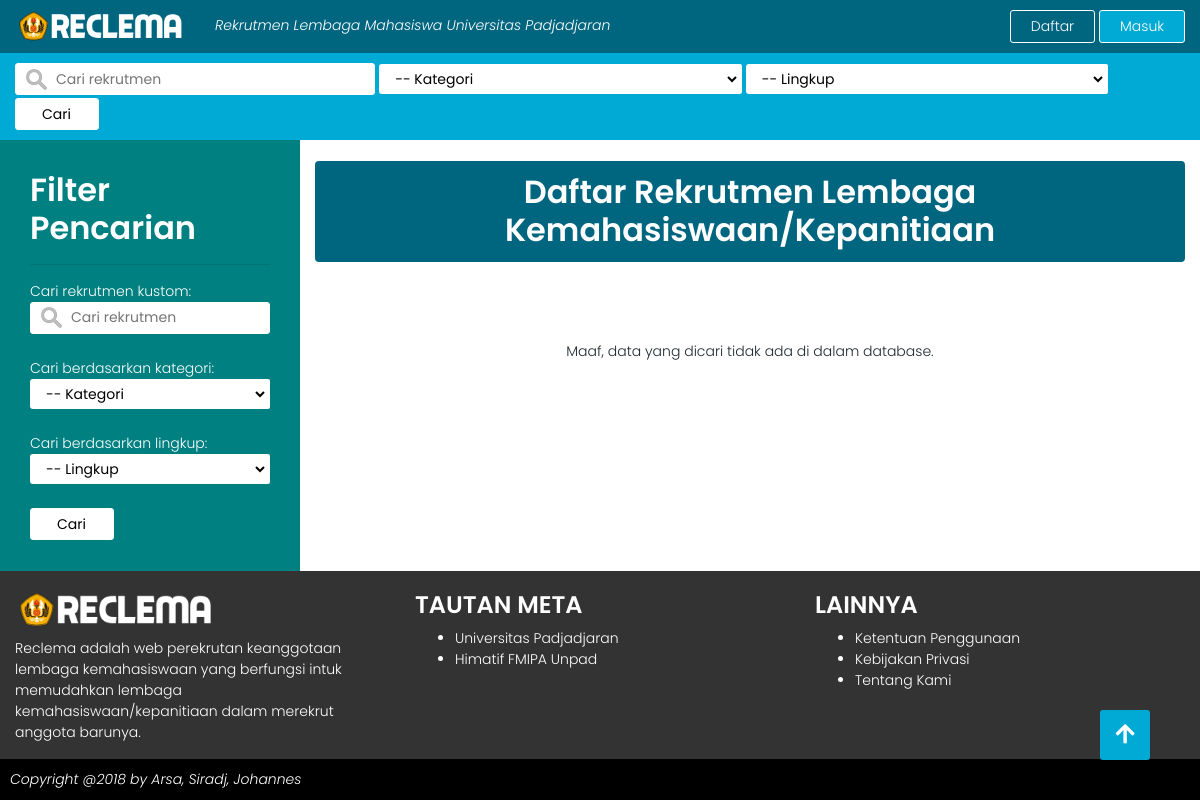
The app's page /reclema/index.php/pencarian, older data.
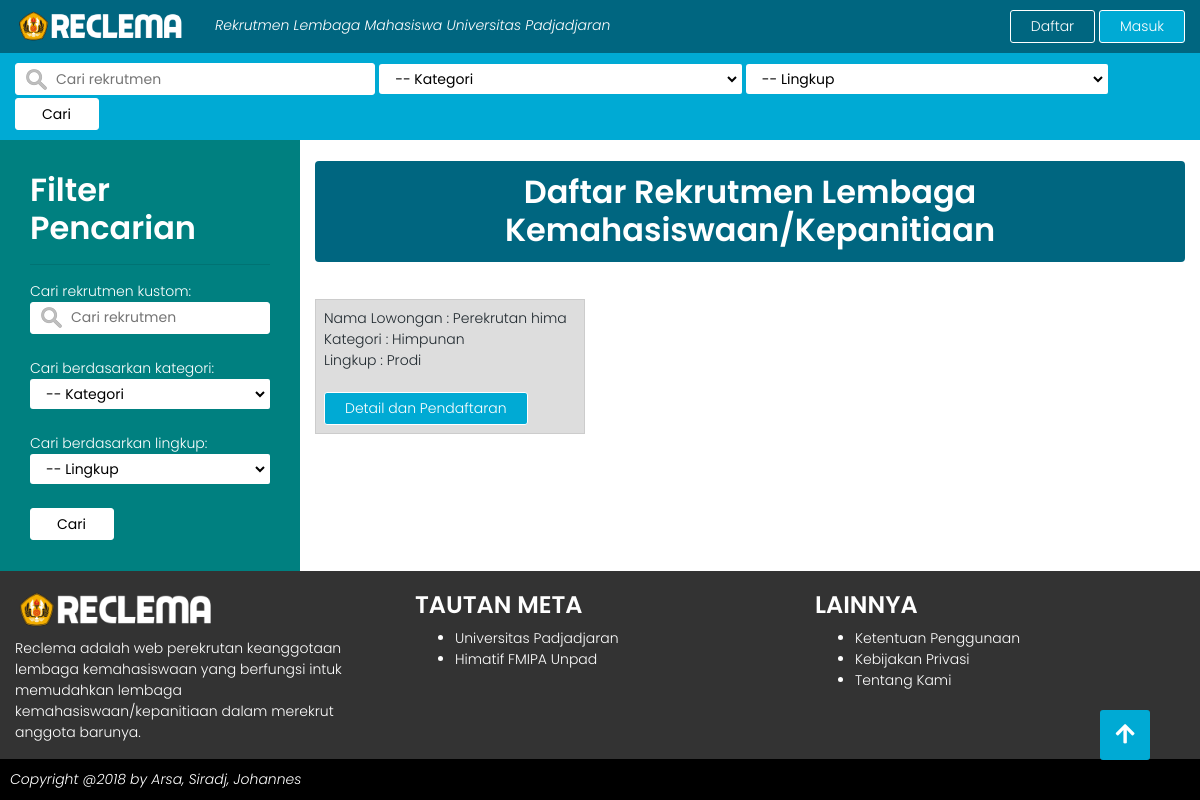
The same page, newer data.
### tables this page shows
CREATE TABLE `lowongan` (
  `id_lowongan` int(11) NOT NULL,
  `nama_lowongan` varchar(50) NOT NULL,
  `kategori_lowongan` char(20) NOT NULL,
  `lingkup_lowongan` char(20) NOT NULL,
  `prodi_lowongan` varchar(50) NOT NULL,
  `fakultas_lowongan` varchar(50) NOT NULL,
  `deskripsi_lowongan` text NOT NULL,
  `kontak_lowongan` varchar(100) NOT NULL,
  `username_lembaga` varchar(50) NOT NULL
);

### reclema/application/controllers/Pencarian.php (called while the page is built, shortened)
<?php
class Pencarian extends CI_Controller{
	function __construct(){
		$this->load->helper(array("html","form","url","text"));
		$this->load->model("Pencarian_model");
	}
	public function index(){
		$this->page();
	}
	function page($p=0){
		$data=[];
		$data['action_pencarian'] = base_url('index.php/pencarian/kustom');
		$data['logout_url'] = base_url('index.php/masuk/logout');
		$jppage=9;
		$this->load->library('pagination');
		$config['base_url'] = site_url().'/pencarian/page/';
		$config['total_rows'] = $this->Pencarian_model->getjrecord();
		$config['per_page'] = $jppage;
		$this->pagination->initialize($config);
		$data["dataketemu"]= $config['total_rows'];
		$data["pagination"]=$this->pagination->create_links();
		$data["hslquery"]=$this->Pencarian_model->caridata($p,$jppage);
		$data["judulapp"]="Baca Tabel Dengan Pagination ";
		$this->load->view("pencarian",$data);
	}
}

### reclema/index.php (called while the page is built, shortened)
<?php
require_once BASEPATH.'core/CodeIgniter.php';

### reclema/application/models/Pencarian_model.php (called while the page is built, shortened)
<?php
class Pencarian_model extends CI_Model{
	function caridata($p=0,$jppage=2){
		$sqlstr="select * from lowongan";
		$sqlstr.=" ORDER BY id_lowongan DESC limit $p, $jppage ";
		$hslquery=$this->db->query($sqlstr);
		return $hslquery;
	}
}
?>

### reclema/application/views/pencarian.php (the view, shortened to what this page needs)
<?php
include "part/html_first.php";
include "part/header.php";
include "part/function_header.php";
?>
<div class="container-fluid">
	<div class="row">
		<div class="col-sm-3" style="background: #008080; color: white">
			<?php
				include "part/function_sidebar.php";
			?>
		</div>
		<div class="col-sm-9">
			<br><h2 align="center" class='judul'>Daftar Rekrutmen Lembaga Kemahasiswaan/Kepanitiaan</h2><br>
					<center>
					<?php
					if ($dataketemu==0){
						echo "<br><br><p>Maaf, data yang dicari tidak ada di dalam database.</p><br><br>";
					}
					?>
					<center/>
				<div class="row">
					<?php
					foreach($hslquery->result() as $row){
						echo "<div class='col-sm-4'><tr>";
						echo "<table style='width:100%;'><td>";
						echo "Nama Lowongan : ".$row->nama_lowongan;
						echo br();
						echo "Kategori : ".$row->kategori_lowongan;
						echo br();
						echo "Lingkup : ".$row->lingkup_lowongan;
						echo br();
						$id_lowongan=$row->id_lowongan;
						echo "<br><a class='tombol tombolwarna2' href='".site_url()."/detail_lowongan?id_lowongan=".$id_lowongan."'>Detail dan Pendaftaran</a>";
						echo "</td>";
						echo "</tr></table><br></div>";
					}
					?>
				</div>
		</div>
	</div>
</div>
<?php
include "part/footer.php";
include "part/html_last.php";
?>

Row changes from the older to the newer data that the page shows:
added lowongan: nama_lowongan "Perekrutan hima", kategori_lowongan "Himpunan", lingkup_lowongan "Prodi"
Text that changed along with them:
text no longer shown: "Maaf, data yang dicari tidak ada di dalam database."
